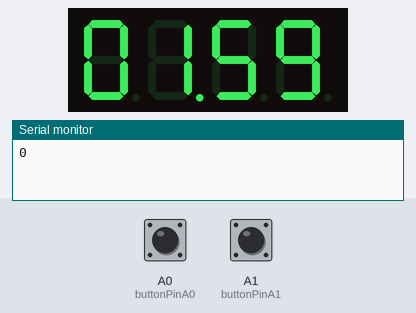
The sketch below on a simulated Arduino Uno, built with avr-gcc and run on an emulated ATmega328P. On the bench: 4-digit seven-segment display, the last lines printed to the serial monitor. The test bench sets the inputs (shaded band); at power-on: A0 (buttonPinA0) LOW, A1 (buttonPinA1) LOW.

Above: at 1.6 s.
1.7 s: A0 (buttonPinA0) pulled HIGH for 1 s
At 3.5 s:
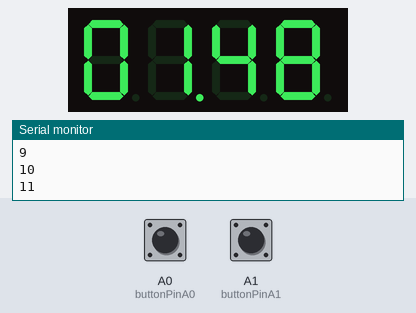
4.2 s: A1 (buttonPinA1) pulled HIGH for 0.15 s
At 5.4 s:
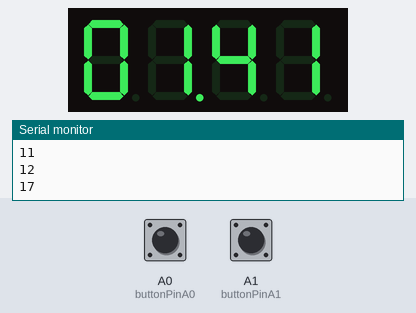
7.3 s: A0 (buttonPinA0) pulled HIGH for 0.15 s
At 10.2 s:
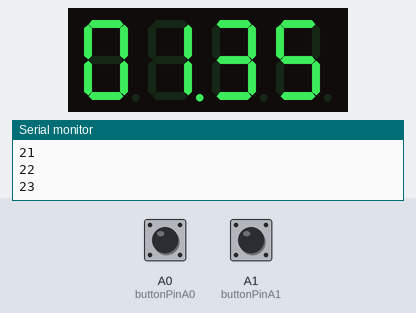
10.4 s: A1 (buttonPinA1) pulled HIGH for 1 s
At 10.9 s:
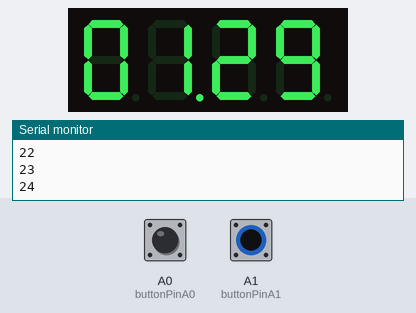
Timing chart, 0 to 13.4 s (numbered marks = the images above; inputs shaded):
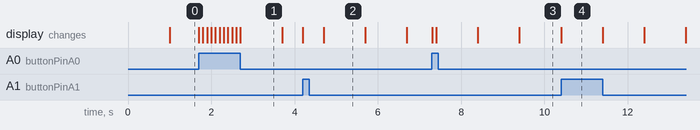

The sketch:

4digits7Segment.ino
```cpp
#include "SevSeg.h"

SevSeg sevseg;
float timer = 02.00f;
unsigned int count = 0;

//time_loss && speed_up_time
int buttonPinA0 = A0;
int buttonPinA1 = A1;
int buttonPinA2 = A2;
int buttonState = 0;
int A1_pressed = 0;
int A2_pressed = 0;
float base_time_decrementation = 00.01f;

unsigned long previousMillis = 0;  // will store last time sevseg was updated
long interval = 1000;              // interval at which to blink (milliseconds)

void setup() {
  byte numDigits = 4;
  byte digitPins[] = { 10, 11, 12, 13 };
  byte segmentPins[] = { 9, 2, 3, 5, 6, 8, 7, 4 };

  bool resistorsOnSegments = true;       // 'false' means resistors are on digit pins
  byte hardwareConfig = COMMON_CATHODE;  // See README.md for options
  bool updateWithDelays = false;         // Default 'false' is Recommended
  bool leadingZeros = true;              // Use 'true' if you'd like to keep the leading zeros
  bool disableDecPoint = false;          // Use 'true' if your decimal point doesn't exist or isn't connected. Then, you only need to specify 7 segmentPins[]
  sevseg.begin(hardwareConfig, numDigits, digitPins, segmentPins, resistorsOnSegments,
               updateWithDelays, leadingZeros, disableDecPoint);

  //time_loss && speed_up_time
  pinMode(buttonPinA0, INPUT);

  Serial.begin(115200);
}

void is_less_than_zero(float val) {
  if (timer - val <= 0)
    timer = 0;
  else if (count == 0 || count >= 60) {
    Serial.print(timer);
    Serial.print('\n');
    timer -= 00.41f + val;
    Serial.print(timer);
    Serial.print('\n');
    count = 0;
  } else
    timer -= val;
}


void time_loss() {
  buttonState = digitalRead(buttonPinA1);
  if (buttonState == HIGH && A1_pressed == 0) {
    count += 4;
    is_less_than_zero(00.05f);
    A1_pressed = 1;
    sevseg.setNumberF(timer, 2);
  }
  if (buttonState == LOW && A1_pressed == 1)
    A1_pressed = 0;
}

void speed_up_time() {
  buttonState = digitalRead(buttonPinA0);
  if (buttonState == HIGH)
    interval = 100;
  else
    interval = 1000;
}

void loop() {
  unsigned long currentMillis = millis();

  if ((int)(timer * 100) > 0 && (currentMillis - previousMillis >= interval)) {
    previousMillis = currentMillis;
    Serial.print(count);
    Serial.print('\n');

    if (count == 0 || count >= 60) {
      timer -= 00.41f;
      count = 0;
    } else
      timer -= base_time_decrementation;
    count++;
    sevseg.setNumberF(timer, 2);
  }

  speed_up_time();
  time_loss();

  sevseg.refreshDisplay();
}


/*
void stop_time() {
  buttonState = digitalRead(buttonPinA2);
  if (buttonState == HIGH) {
    T = 00.00f;
  } else
    T = 00.01f;
}
*/
```

Measured:
- what the display in image 2 shows lasts 1.0 s, from 4.7 s to 5.7 s
